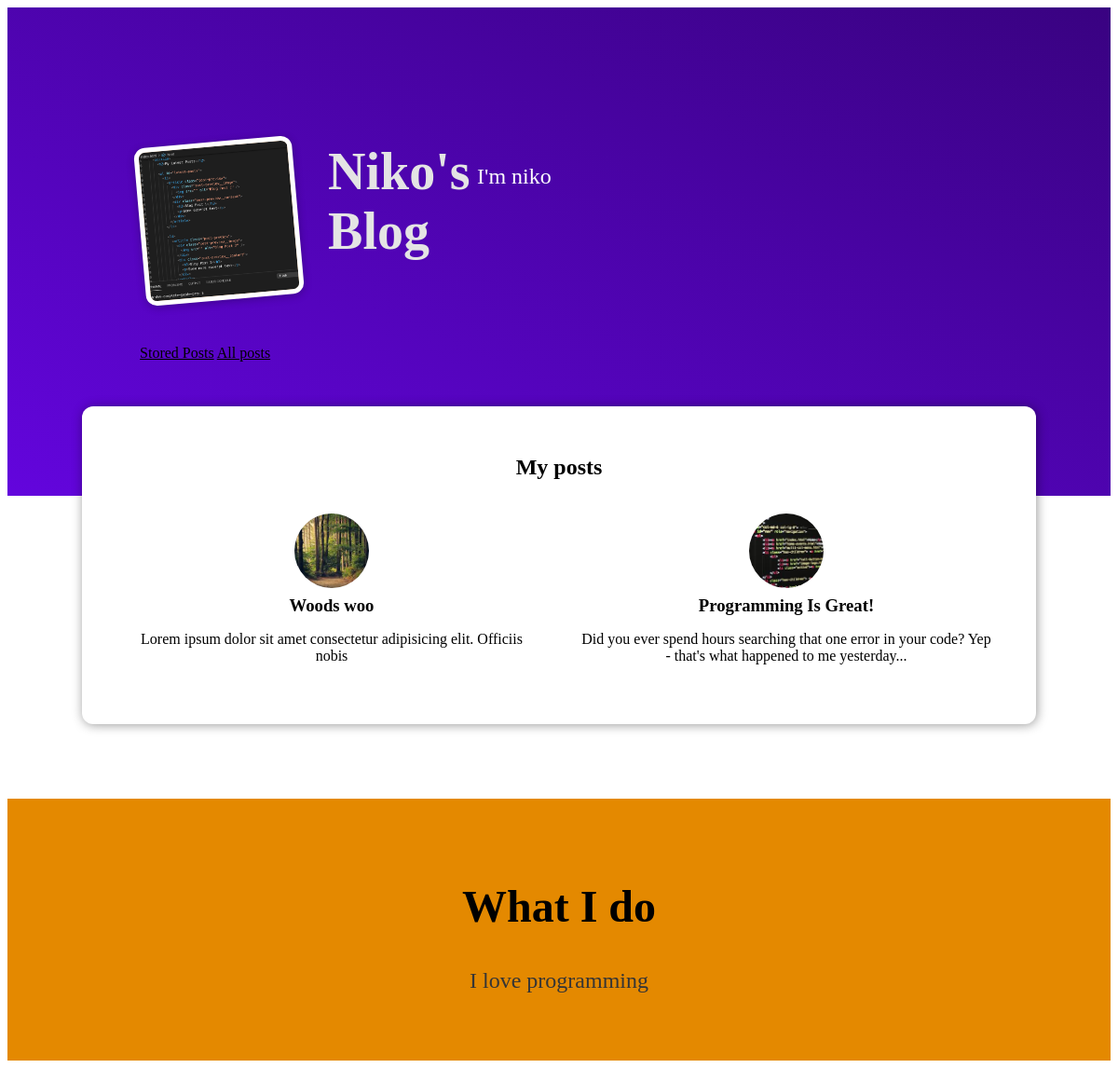
The page / on the database its author committed.
### blog/models.py (models this page shows, shortened)
class Post(models.Model):
    title = models.CharField(max_length=150)
    excerpt = models.CharField(max_length=200)
    image = models.ImageField(upload_to="posts", null=True)
    date = models.DateField(auto_now=True)
    slug = models.SlugField(unique=True, db_index=True)
    content = models.TextField(validators=[MinLengthValidator(10)])
    author = models.ForeignKey(Author, on_delete=models.SET_NULL, null=True, related_name="posts")
    tags = models.ManyToManyField(Tag)

### blog/views.py (the view)
# urls.py: path("", views.StartingPage.as_view(), name="starting-page"),
class StartingPage(ListView):
    template_name = "blog/index.html"
    model = Post
    context_object_name = "list_posts"
    ordering = ["-title"]
    def get_queryset(self):
        queryset = super().get_queryset()
        data = queryset[:2]
        return data

### blog/templates/blog/index.html (shortened to what this page needs)
{% extends "blog/base.html" %}
{% load static %}
{% block css_files %}
    <link rel="stylesheet" href="{% static 'blog/index.css' %}"/>
    <link rel="stylesheet" href="{% static "blog/post.css" %}"/>
{% endblock %}
{% block content %}
    <section id="welcome">
        <header>
            <img src="{% static "blog/images/coding.jpg"%}" alt="niko author"/>
            <h2>Niko's Blog</h2>
            <p>I'm niko</p>
        </header>
        <header id="main-navigation">
            <nav>
                <a href="{% url "read-later" %}">Stored Posts</a>
                <a href="{% url "posts-page" %}">All posts</a>
            </nav>
        </header>
    </section>
    <section id="latest-posts">
        <h2>My posts</h2>
        <ul>
            {% for p in list_posts %}
                {% include "blog/includes/post.html" %}
            {% endfor %}
        </ul>
    </section>
    <section id="about">
        <h2>What I do</h2>
        <p>I love programming</p>
    </section>
{% endblock %}

### blog/templates/blog/includes/post.html
<li>
    <article class="post">
        <a href="{% url "post-detail-page" p.slug %}">
            <img src="{{ p.image.url }}" alt="{{ p.title }}"/>
            <div class="post__content">
                <h3>{{p.title}}</h3>
                <p>{{ p.excerpt }}</p>
            </div>
        </a>
    </article>
</li>

### blog/static/blog/index.css (style rules this page uses)
#welcome { background: linear-gradient(to right top, #6305dd, #390281); padding: 6rem 12%; }
#welcome header { display: flex; align-items: flex-start; margin: 3rem auto; }
#welcome img { width: 10rem; height: 10rem; object-fit: cover; object-position: top; border: 5px solid white; border-radius: 12px; background-color: #ffe1bf; transform: rotateZ(-5deg); box-shadow: 0 2px 8px rgba(0, 0, 0, 0.25); }
#welcome h2 { font-size: 3.5rem; margin: 0 0 0 2rem; color: #e4e4e4; width: 10rem; }
#welcome p { color: white; font-size: 1.5rem; }
#latest-posts { background-color: white; padding: 2rem; border-radius: 12px; width: 60rem; margin: -6rem auto 2rem auto; box-shadow: 1px 1px 12px rgba(0, 0, 0, 0.4); }
#latest-posts h2 { text-align: center; }
#latest-posts ul { list-style: none; margin: 0; padding: 0; display: flex; gap: 1rem; }
#latest-posts li { flex: 1; }
#about { text-align: center; padding: 3rem; background-color: #e48900; margin-top: 5rem; }
#about h2 { font-size: 3rem; }
#about p { font-size: 1.5rem; color: #353535; }

### blog/static/blog/post.css (style rules this page uses)
.post { display: flex; flex-direction: column; align-items: center; text-align: center; }
.post a { text-decoration: none; color: black; transition: all 0.2s ease; padding: 1rem; }
.post img { width: 5rem; height: 5rem; object-fit: cover; border-radius: 50%; }
.post h3 { margin: 0.25rem 0; }
nav a { color: black; }

### rows shown on the page
Post: image (picture), title "Woods woo", excerpt "Lorem ipsum dolor sit amet consectetur adipisicing elit. Officiis nobis"
Post: image (picture), title "Programming Is Great!", excerpt "Did you ever spend hours searching that one error in your code? Yep - that's what happened to me yesterday..."
